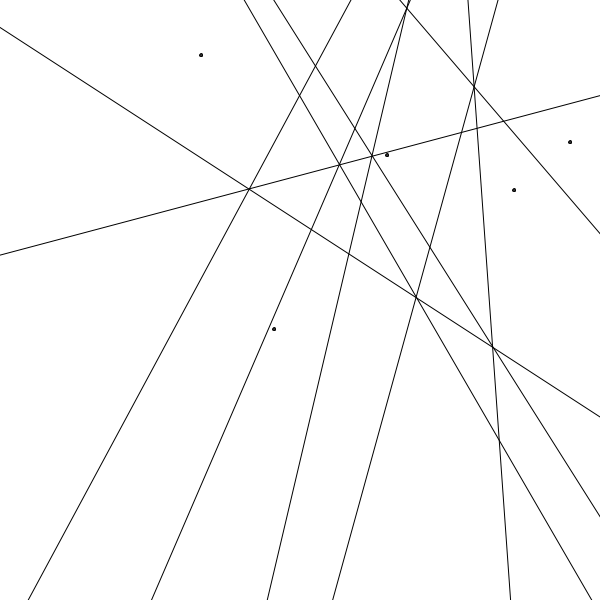
Frame 1 (no input)
Frame 60 (the mouse pressed at the canvas centre just before this capture): identical to frame 1, image omitted
Frame 120 (the mouse held since frame 60 and released just before this capture): identical to frame 1, image omitted

The Processing sketch that drew this single still picture (run headless with seeded random() and noise(); from frame 60 on, the mouse is pressed at the canvas centre):

// Processing sketch: processing_143293
// ── processing_143293.pde

int[] pointsx;
int[] pointsy;

void setup() {  //setup function called initially, only once
  size(600, 600);
  background(255);  //set background white
  colorMode(HSB);   //set colors to Hue, Saturation, Brightness mode

  int num_points = 5;
  pointsx = new int[num_points];
  pointsy = new int[num_points];
  
  
  for (int i = 0; i < num_points; i++)
  {
      pointsx[i] = int(random(width));
      pointsy[i] = int(random(height));
  }
  
  //draw points
  fill(50);
  for (int i = 0; i < pointsx.length; i++)
  {
      ellipse(pointsx[i],pointsy[i],3,3);
  }
  
  //perpendicular bisectors
  for (int i = 0; i < pointsx.length; i++)
  {
      for (int j = i+1; j < pointsx.length; j++)
      {
          float midx = (1.0*pointsx[i]+pointsx[j])/2.0;
          float midy = (1.0*pointsy[i]+pointsy[j])/2.0;
          
          float slope = (1.0*pointsy[i]-pointsy[j])/(1.0*pointsx[i]-pointsx[j]);
          slope = -1.0 / slope;
          float x1 = midx + width;
          float x2 = midx - width;
          float y1 = midy + height*slope;
          float y2 = midy - height*slope;
          line(x1,y1,x2,y2);
         
       }
  }

      
}

void draw() {  //draw function loops 

}

void mouseClicked()
{
    setup();
}
